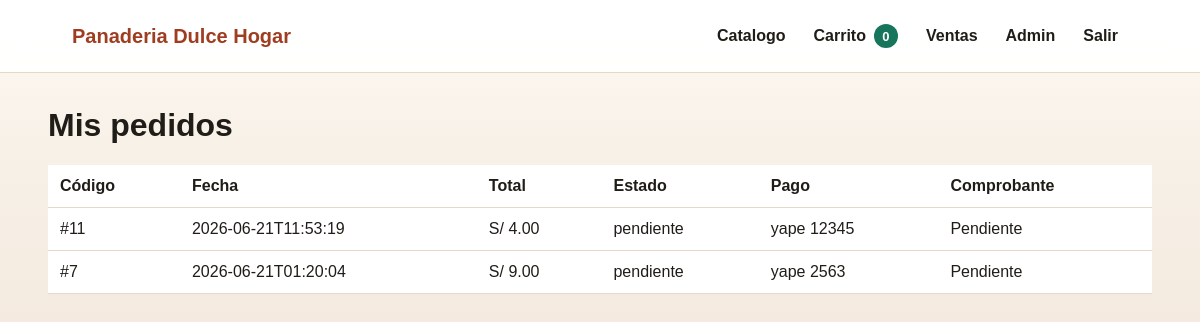
The page /mis-pedidos (signed in) on the database its author committed.
### tables this page shows
CREATE TABLE pedidos (
    id INTEGER PRIMARY KEY AUTOINCREMENT,
    usuario_id INTEGER NOT NULL,
    fecha TEXT NOT NULL,
    total REAL NOT NULL,
    estado TEXT NOT NULL DEFAULT 'pendiente',
    metodo_pago TEXT NOT NULL DEFAULT 'yape',
    numero_operacion TEXT,
    FOREIGN KEY (usuario_id) REFERENCES usuarios(id)
);

### routes/cliente.py (the view)
@cliente_bp.route("/mis-pedidos")
@login_requerido("cliente", "admin")
def mis_pedidos():
    pedidos = Pedido.listar_por_usuario(session["usuario_id"])
    return render_template("mis_pedidos.html", pedidos=pedidos)

### models/db.py (called while the page is built)
@contextmanager
def get_db():
    conn = sqlite3.connect(current_app.config["DB_PATH"], timeout=10)
    conn.row_factory = sqlite3.Row
    conn.execute("PRAGMA foreign_keys = ON")
    try:
        yield conn
    except Exception:
        conn.rollback()
        raise
    finally:
        conn.close()

### models/pedido.py (called while the page is built)
    @staticmethod
    def listar_por_usuario(usuario_id):
        with get_db() as conn:
            rows = conn.execute(
                """
                SELECT p.*, u.nombre AS cliente,
                       c.serie || '-' || c.numero AS comprobante
                FROM pedidos p
                JOIN usuarios u ON u.id = p.usuario_id
                LEFT JOIN comprobantes c ON c.id = (
                    SELECT MAX(c2.id) FROM comprobantes c2 WHERE c2.pedido_id = p.id
                )
                WHERE p.usuario_id = ?
                ORDER BY p.fecha DESC
                """,
                (int(usuario_id),),
            ).fetchall()
        return [dict(row) for row in rows]

### routes/login.py (called while the page is built)
def login_requerido(*roles):
    def decorador(vista):
        @wraps(vista)
        def wrapper(*args, **kwargs):
            if "usuario_id" not in session:
                flash("Inicia sesión para continuar.", "error")
                return redirect(url_for("login.ingresar"))
            if roles and session.get("rol") not in roles:
                flash("No tienes permiso para entrar a esa sección.", "error")
                return redirect(url_for("cliente.catalogo"))
            return vista(*args, **kwargs)
        return wrapper
    return decorador

### templates/mis_pedidos.html
{% extends "base.html" %}
{% block content %}
<h1>Mis pedidos</h1>
<table>
    <thead>
        <tr>
            <th>Código</th>
            <th>Fecha</th>
            <th>Total</th>
            <th>Estado</th>
            <th>Pago</th>
            <th>Comprobante</th>
        </tr>
    </thead>
    <tbody>
        {% for pedido in pedidos %}
            <tr>
                <td>#{{ pedido.id }}</td>
                <td>{{ pedido.fecha }}</td>
                <td>S/ {{ "%.2f"|format(pedido.total) }}</td>
                <td>{{ pedido.estado }}</td>
                <td>{{ pedido.metodo_pago }} {{ pedido.numero_operacion }}</td>
                <td>{{ pedido.comprobante or "Pendiente" }}</td>
            </tr>
        {% else %}
            <tr><td colspan="6">Todavía no tienes pedidos.</td></tr>
        {% endfor %}
    </tbody>
</table>
{% endblock %}

### static/css/styles.css (style rules this page uses)
:root { --ink: #201c18; --muted: #70655b; --brand: #9f3d20; --brand-dark: #6d2816; --accent: #16755b; --paper: #f7f1e8; --surface: #ffffff; --soft: #fff6ea; --line: #e6d8c8; --shadow: 0 18px 42px rgba(72, 45, 24, 0.12); }
* { box-sizing: border-box; }
body { margin: 0; color: var(--ink); background: linear-gradient(180deg, #fffaf3 0%, var(--paper) 42%, #f4eadf 100%); font-family: Arial, Helvetica, sans-serif; }
.card h2, h1, h2 { margin-top: 0; }
table { width: 100%; border-collapse: collapse; background: #ffffff; margin: 18px 0; }
th, td { border-bottom: 1px solid var(--line); padding: 12px; text-align: left; vertical-align: top; }

### rows shown on the page
pedidos: id "11", fecha "2026-06-21T11:53:19", total "4.00", estado "pendiente", metodo_pago "yape", numero_operacion "12345", estado "Pendiente"
pedidos: id "7", fecha "2026-06-21T01:20:04", total "9.00", estado "pendiente", metodo_pago "yape", numero_operacion "2563", estado "Pendiente"

### other values the page prints
{{ carrito_total }} "0"
